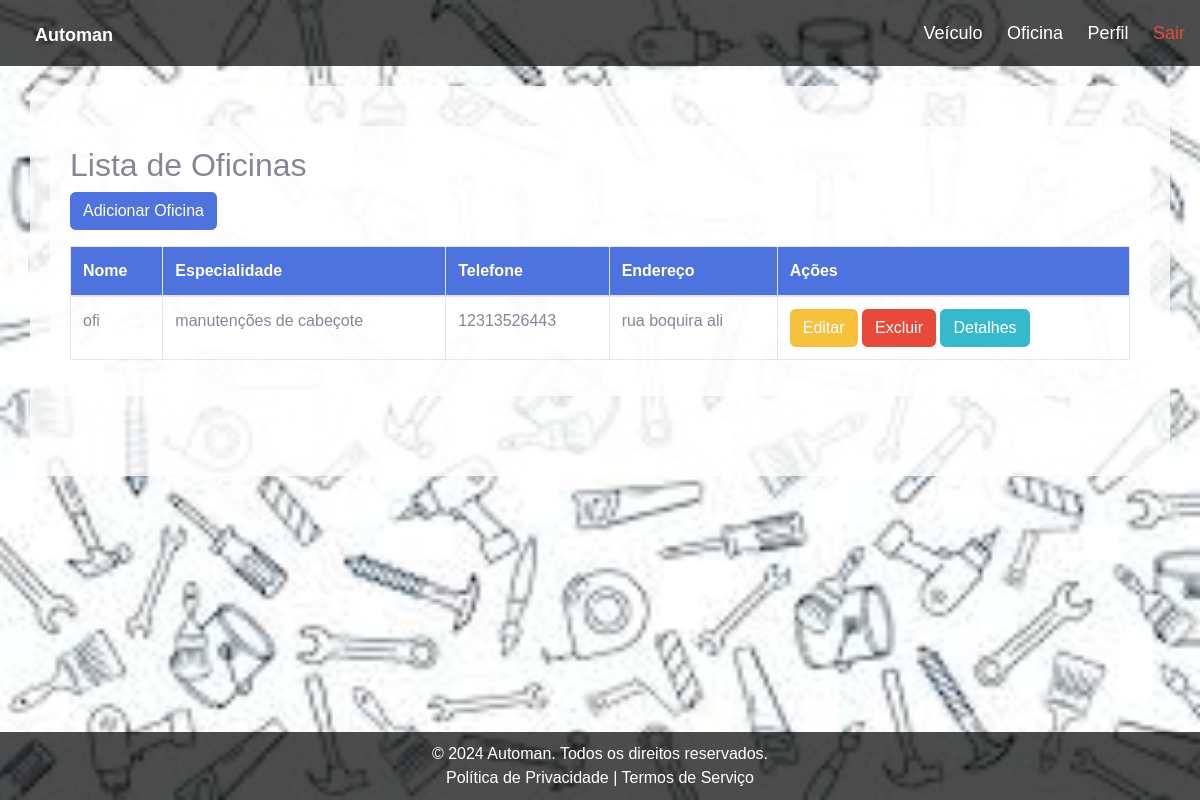
The app's page /oficina/listar/ (signed in), older data.
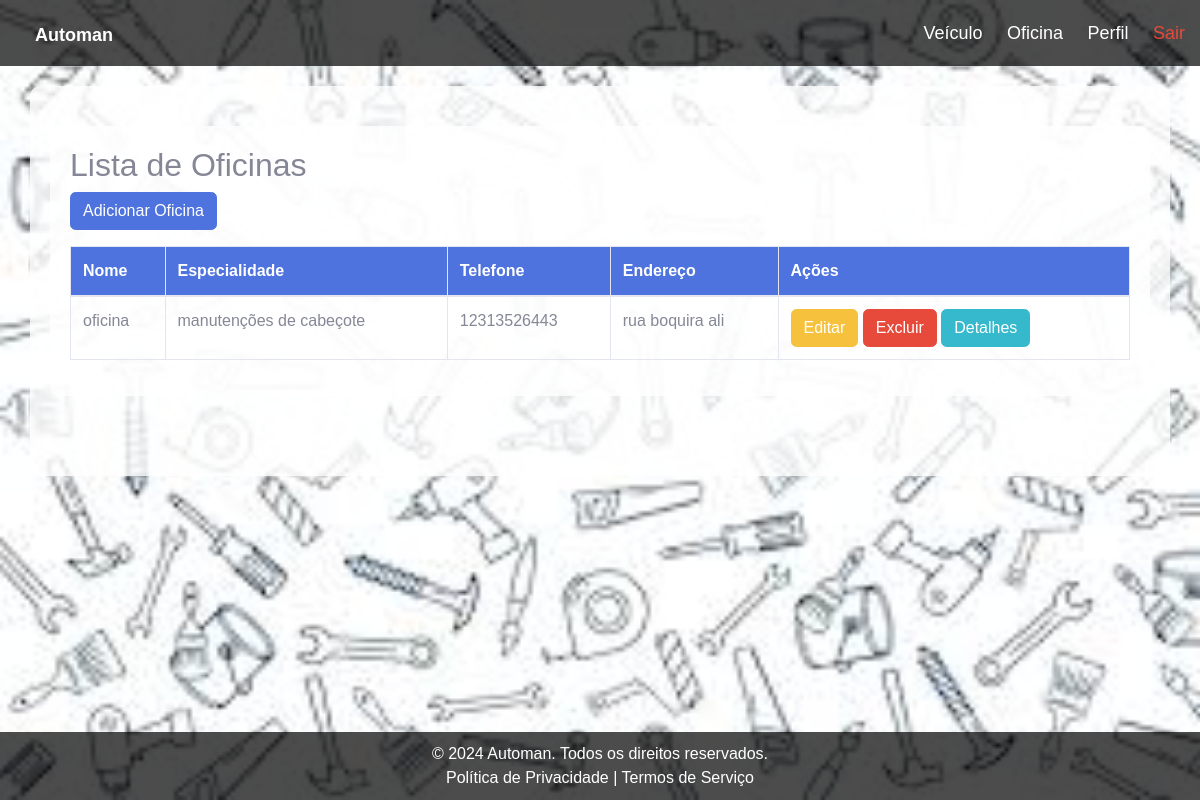
The same page, newer data.
### oficina/models.py (models this page shows, shortened)
class Oficina(models.Model):
    nome = models.CharField(max_length=200)
    endereco = models.CharField(max_length=500)
    telefone = models.CharField(max_length=11)
    especialidade = models.CharField(max_length=100)
    usuario = models.ForeignKey(User, on_delete=models.CASCADE)

### oficina/views.py (the view)
# urls.py: path('listar/', views.oficinaListar, name='oficinaListar'),
@login_required
def oficinaListar(request):
    oficinas = Oficina.objects.all()
    return render(request, 'oficina/oficinaListar.html', {'oficinas': oficinas})

### templates/oficina/oficinaListar.html
{% extends 'base.html' %}
{% block content %}
<div class="container">
    <h2>Lista de Oficinas</h2>
    <div class="mb-3">
        <a href="{% url 'oficinaAdd' %}" class="btn btn-primary">Adicionar Oficina</a>
    </div>
    <div class="table-responsive">
        <table class="table table-bordered table-hover">
            <thead class="bg-primary text-white">
            <tr>
                <th>Nome</th>
                <th>Especialidade</th>
                <th>Telefone</th>
                <th>Endereço</th>
                <th>Ações</th>
            </tr>
        </thead>
        <tbody>
            {% for oficina in oficinas %}
            <tr>
                <td>{{ oficina.nome }}</td>
                <td>{{ oficina.especialidade }}</td>
                <td>{{ oficina.telefone }}</td>
                <td>{{ oficina.endereco }}</td>
                <td>
                    <a href="{% url 'oficinaEditar' oficina.id %}" class="btn btn-warning">Editar</a>
                    <a href="{% url 'oficinaDeletar' oficina.id %}" class="btn btn-danger">Excluir</a>
                    <a href="{% url 'oficinaDetalhe' oficina.id %}" class="btn btn-info">Detalhes</a>
                </td>
            </tr>
            {% empty %}
            <tr>
                <td colspan="4">Nenhuma oficina cadastrada.</td>
            </tr>
            {% endfor %}
        </tbody>
    </table>
</div>
{% endblock %}

Row changes from the older to the newer data that the page shows:
changed Oficina "manutenções de cabeçote": nome "ofi" → "oficina"
